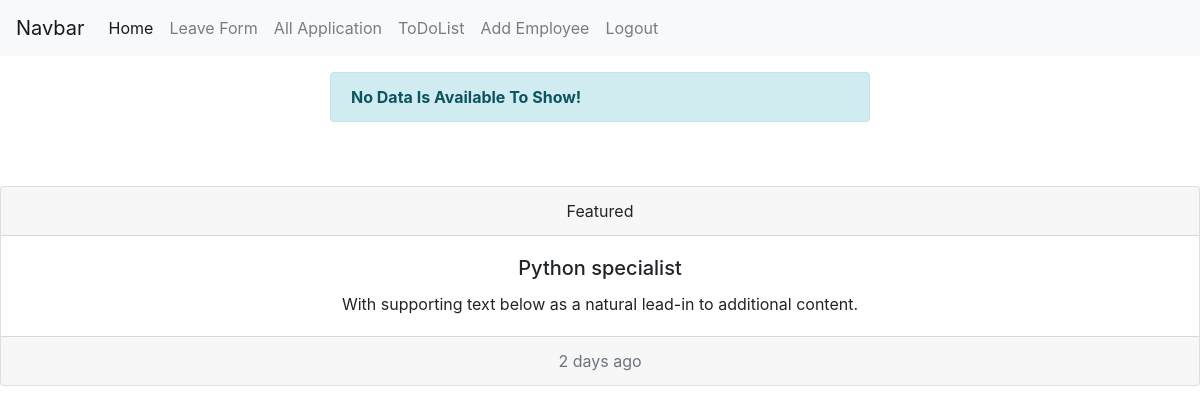
/all-application (signed in), run on an earlier commit of the app's database.
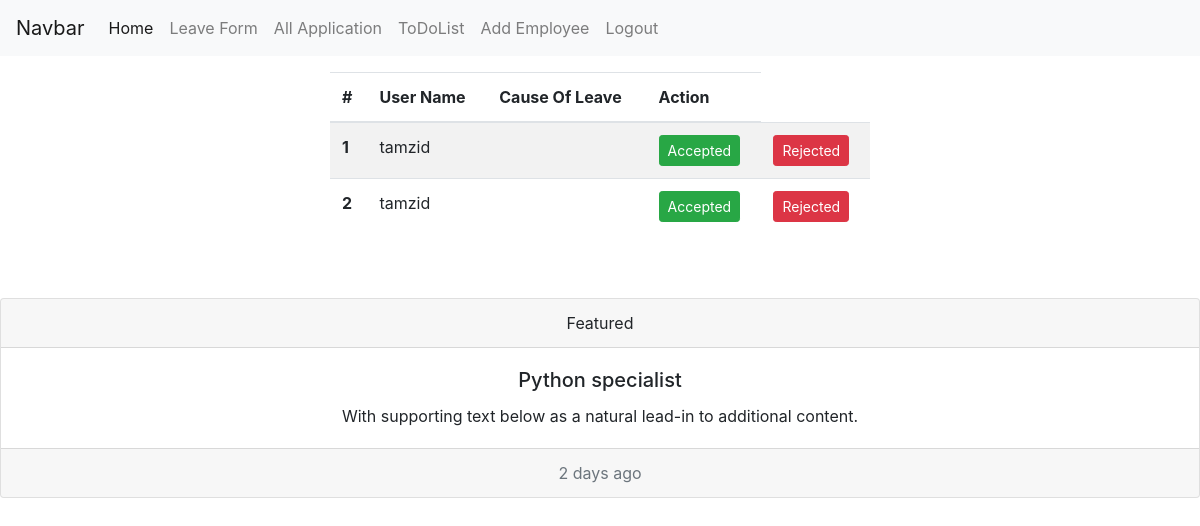
And on a later commit of the database.
### emsapp/models.py (models this page shows, shortened)
class LeaveApplication(models.Model):
    user = models.ForeignKey(User, on_delete=models.CASCADE)
    cause_of_leave = models.TextField(blank = True, null = True)
    start_date = models.DateField(blank = True, null = True)
    end_date = models.DateField(blank = True, null = True)
    checked = models.BooleanField(default=False)
    approved = models.BooleanField(default=False)

### emsapp/views.py (the view)
# urls.py: path('all-application', all_application, name='all_application'),
@login_required(login_url='/')
def all_application(request):
    applications = LeaveApplication.objects.filter(checked = False)
    context = {'applications':applications}
    return render(request, 'all_application.html', context)

### templates/all_application.html
{% extends 'base.html' %}
{% block content %}
<div class="container">
    <div class="row">
        <div class="col-md-6 m-auto pt-3">
            {% if applications %}
            <table class="table table-striped">
                <thead>
                  <tr>
                    <th scope="col">#</th>
                    <th scope="col">User Name</th>
                    <th scope="col">Cause Of Leave</th>
                    <th scope="col">Action</th>
                  </tr>
                </thead>
                <tbody>
                  {% for application in applications %}
                  <tr>
                    <th scope="row">{{ forloop.counter }}</th>
                    <td>{{ application.user.username }}</td>
                    <td>{{ application.cause_of_leave }}</td>
                    <td><a href="{% url 'application_approval' application.id 1 %}"><button class="btn btn-success btn-sm">Accepted</button></a></td>
                    <td><a href="{% url 'application_approval' application.id 0 %}"><button class="btn btn-danger btn-sm">Rejected</button></a></td>
                  </tr>
                  {% endfor %}
                </tbody>
              </table>
            {% else %}
            <div class="alert alert-info">
                <strong>No Data Is Available To Show!</strong>
              </div>
            {% endif %}
        </div>
    </div>
</div>
{% endblock %}

### templates/base.html (shortened to what this page needs)
{% load static %}
<!DOCTYPE html>
<html lang="en">
<head>
    <link rel="stylesheet" href="https://maxcdn.bootstrapcdn.com/bootstrap/4.0.0/css/bootstrap.min.css">
    <link rel="stylesheet" href="{% static 'css/add_employee.css' %}">
</head>
<body>
    <nav class="navbar navbar-expand-lg navbar-light bg-light">
        <a class="navbar-brand" href="#">Navbar</a>
        <div class="collapse navbar-collapse" id="navbarNav">
          <ul class="navbar-nav">
            <li class="nav-item active">
              <a class="nav-link" href="#">Home <span class="sr-only">(current)</span></a>
            </li>
            <li class="nav-item">
              <a class="nav-link" href="{% url 'add-leave-form' %}">Leave Form</a>
            </li>
            <li class="nav-item">
              <a class="nav-link" href="{% url 'all_application' %}">All Application</a>
            </li>
            <li class="nav-item">
              <a class="nav-link" href="{% url 'todolist' %}">ToDoList</a>
            </li>
            <li class="nav-item">
              <a class="nav-link" href="{% url 'add_employee' %}">Add Employee</a>
            </li>
            <li class="nav-item">
              <a class="nav-link" href="{% url 'user_logout' %}">Logout</a>
            </li>
          </ul>
        </div>
      </nav>
{% block content %}
{% endblock %}
<div class="card text-center mt-5">
    <div class="card-header">
      Featured
    </div>
    <div class="card-body">
      <h5 class="card-title">Python specialist</h5>
      <p class="card-text">With supporting text below as a natural lead-in to additional content.</p>
    </div>
    <div class="card-footer text-muted">
      2 days ago
    </div>
  </div>
</body>
</html>

What changed in the data, as far as the page shows it:
added LeaveApplication: user.username "tamzid"
added LeaveApplication: user.username "tamzid"
Also different on the page:
text no longer shown: "No Data Is Available To Show!"
text now shown: "# User Name Cause Of Leave Action"
